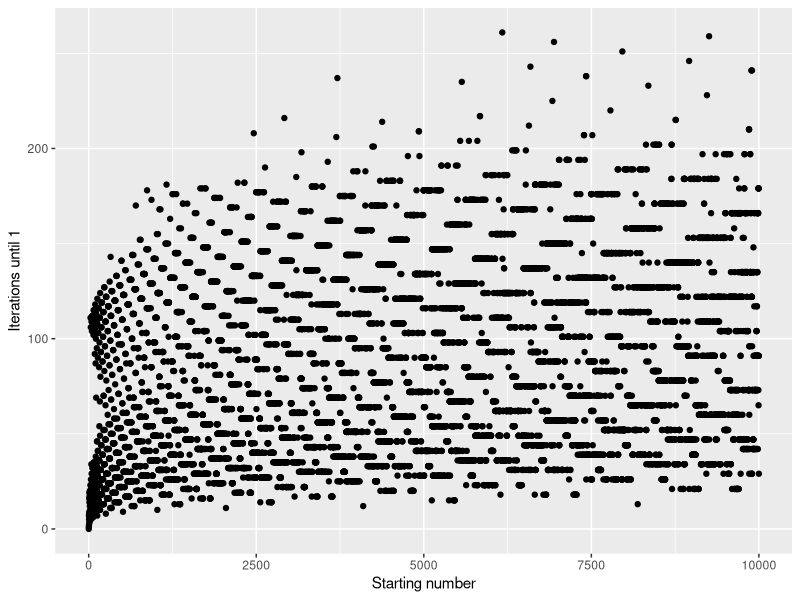

The R script that drew this image:

# Code calculates the number of iterations to reach 1 for starting numbers 1 to 10,000
# according to the famous Collatz conjecture
# https://en.wikipedia.org/wiki/Collatz_conjecture

collatz <- function(num = c(1:10000)) {
  
  ptm <- proc.time()
  library(ggplot2)
  # num = seq(1, 20, 3)
  num_t = data.frame("num0"=character(), "t"=character())
  
  for (n in 1:length(num)) {
    t = 0
    num0 = num[n]
    num_n = num[n]
    
    while (num_n > 1) {
      t = t + 1
      
      if (num_n %% 2 == 0) {
        num_n = num_n / 2
      } else {
        num_n = num_n * 3 + 1
      }
      return
    }
    num_t = rbind(num_t, data.frame(num0, t))
  }
  plot <- qplot(num0, t, data=num_t, xlab="Starting number", ylab="Iterations until 1")
  
  time <- paste("Elapsed time is", round((proc.time() - ptm)[3],2), "seconds")
  
  print(time)
  results <- list("plot"=plot, "data"=num_t)
  return(results)
}

output <- collatz(c(1:10000))
output$plot


